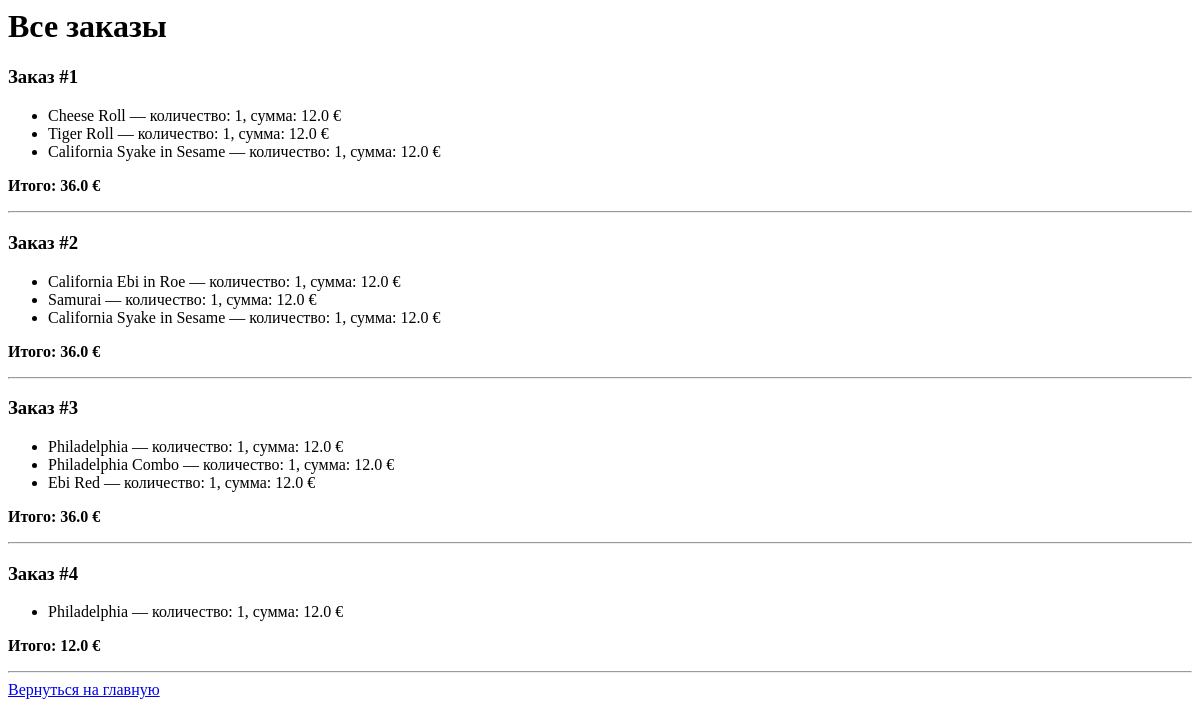
The page /orders on the database as committed earlier.
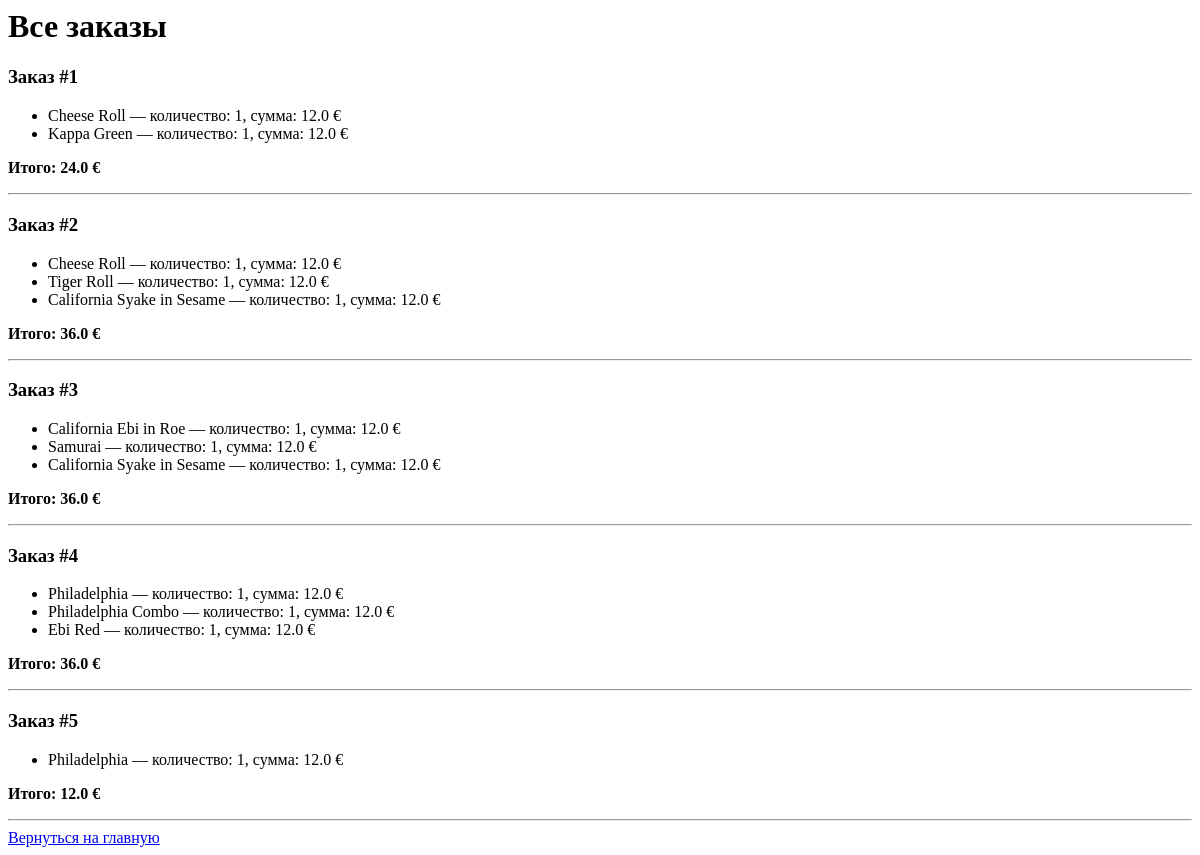
The same page on the database as committed later.
### app.py (models this page shows)
class Order(db.Model):
    id = db.Column(db.Integer, primary_key=True)
    phone = db.Column(db.String(20))
    total = db.Column(db.Float)
    is_paid = db.Column(db.Boolean, default=False)  # 👈 добавим это
    payment_id = db.Column(db.String(64), nullable=True)  # 👈 и это
    created_at = db.Column(db.DateTime, default=datetime.utcnow)
    items = db.relationship('OrderItem', backref='order', lazy=True)

class OrderItem(db.Model):
    id = db.Column(db.Integer, primary_key=True)
    order_id = db.Column(db.Integer, db.ForeignKey('order.id'), nullable=False)
    product_id = db.Column(db.Integer)
    name = db.Column(db.String(120))
    quantity = db.Column(db.Integer)
    subtotal = db.Column(db.Float)

### app.py (the view)
@app.route('/orders')
def show_orders():
    orders = Order.query.order_by(Order.id.desc()).all()
    return render_template('orders.html', orders=orders)

### templates/orders.html
<h1>Все заказы</h1>
{% for order in orders %}
  <h3>Заказ #{{ loop.index }}</h3>
  <ul>
    {% for item in order.items %}
      <li>{{ item.name }} — количество: {{ item.quantity }}, сумма: {{ item.subtotal }} €</li>
    {% endfor %}
  </ul>
  <p><strong>Итого: {{ order.total }} €</strong></p>
  <hr>
{% else %}
  <p>Заказов пока нет.</p>
{% endfor %}
<a href="{{ url_for('index') }}">Вернуться на главную</a>

Rows that differ between the two databases and show on the page:
added Order: total "24.0"
added OrderItem: name "Cheese Roll", quantity "1", subtotal "12.0", shown under "24.0"
added OrderItem: name "Kappa Green", quantity "1", subtotal "12.0", shown under "24.0"
